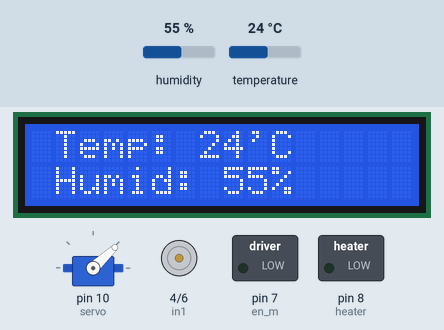
Simulated run of this sketch. Board: Arduino Uno, built with avr-gcc and run on an emulated ATmega328P. Parts: 16×2 character LCD, servo, motor-driver pin pairs drawn as motors (green arrow = first pin HIGH = forward, orange = second pin HIGH = backward, longer = more drive), switched loads named in the sketch (green lamp = pin HIGH). The test bench sets the inputs (shaded band); at power-on: temperature 24 °C, humidity 55 %. What the sketch prints to the serial monitor is not drawn.

Above: at 1.04 s.
1.3 s: temperature set to 12 °C
At 5.7 s:
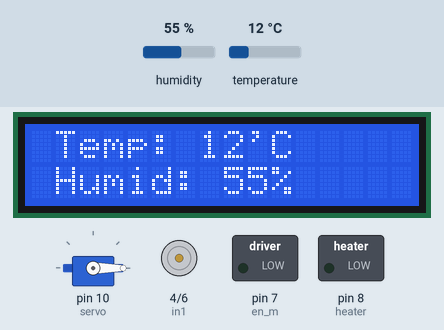
6.5 s: temperature set to 22 °C
At 9.9 s:
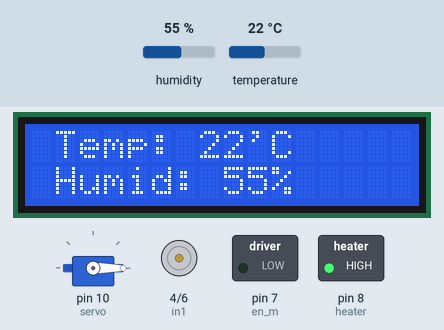
11.7 s: temperature set to 25 °C
At 18.0 s:
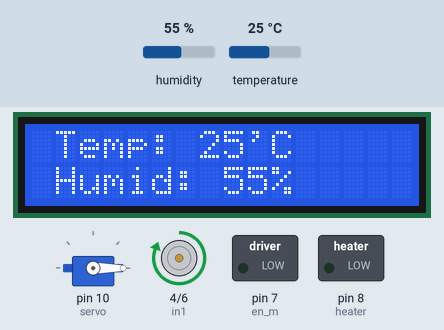
20.8 s: humidity set to 22 %
At 22.78 s:
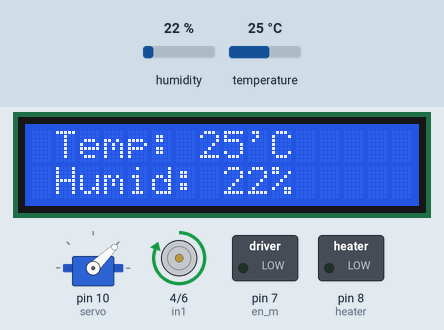
26.0 s: humidity set to 40 %
At 27.26 s:
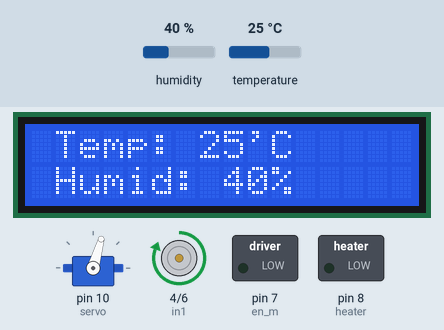
Timing chart, 0 to 78.7 s (numbered marks = the images above; inputs shaded):
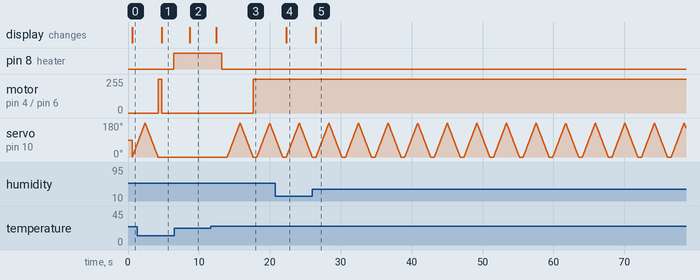

The sketch:

Temp_humid_control_room.ino
```cpp
//include libraries for sensor,servo & LCD
#include <DHT11.h>
#include <Servo.h>
#include <LiquidCrystal.h>

//connect DHT11 temp sensor to pin 2
DHT11 dht11(2);
//define Servo as 'servo'
Servo servo;

//initialization
int temp =0;
int humid = 0;

int heat = 0;
int heater = 8;

int pos = 0;

int speed=0;

//motor driver's pins
const int in1 = 4;
const int in2 = 6;
const int en_m = 7;

//LCD's pins
const int rs = 42, en_l = 43, d4 = 34 ,d5 = 32 ,d6 = 30 ,d7 = 28;
LiquidCrystal lcd(rs, en_l, d4, d5, d6, d7);

void setup() {
  Serial.begin(9600);
  lcd.begin(16,2);

  pinMode(heater,OUTPUT);
  pinMode(en_m,OUTPUT);
  pinMode(in1,OUTPUT);
  pinMode(in2,OUTPUT);
  servo.attach(10);


}

void loop() {

  //storing temperature & humidity values
  int reading = dht11.readTemperatureHumidity(temp,humid);

  //checking for errors
  if (reading==0) {
    Serial.print ("Temperature: ");
    Serial.print (temp);
    Serial.print(" °C\tHumidity: ");
    Serial.print (humid);
    Serial.println(" %");

    //displaying on LCD
    lcd.setCursor(0,0);
    lcd.print(" Temp: ");
    lcd.print(temp);
    lcd.print("'C");

    lcd.setCursor(0,1);
    lcd.print(" Humid: ");
    lcd.print(humid);
    lcd.print("%");
  }
  else {
    Serial.println(DHT11::getErrorString(reading));
  }

  if (temp > 23 ){
      //slowly turn off heater(LEDs) when too hot
      if (heat!=0){
      for (heat=255; heat>=0; heat-=5 ){
        analogWrite(heater,heat);
        delay(30);
      }
      heat=0;
    }
    //turn on the fan (servo rotate and motor spin)
      for (pos = 0; pos<=180; pos+=1){
          servo.write(pos);
          delay(10);
      }
      for (pos =180; pos>=0; pos-=1){
          servo.write(pos);
          delay(10);
      }
      speed = map(reading,0,50,0,255);// match the speed of spin with temp
      digitalWrite(in1,HIGH);
      digitalWrite(in2,LOW);
      analogWrite(en_m,speed);
  }

  else if(temp < 23  ){
    //turn off the motor
    digitalWrite(in1,LOW);
    digitalWrite(in2,LOW);
    analogWrite(en_m,0);

    // slowly turn on heater(LEDs)
    if (heat!=255){
      for (heat=0; heat<=255; heat+=3 ){
        analogWrite(heater,heat);
        delay(40);
      }
      heat=255;
    }

    }


}
```

Measured:
- the behaviour switches between 23 and 24 °C on temperature (found by bisection; images 2 and 3)
- after the input at 1.3 s, pin 8 (heater): LOW → HIGH after 5.2 s; servo on pin 10 (servo): goes on until 4.2 s, then stays 0°; the display: changes after 3.5 s (image 1)
- after the input at 6.5 s, the display: changes after 2.2 s (image 2)
- after the input at 20.8 s, the display: changes after 1.5 s (image 4)
- after the input at 26.0 s, the display: changes after 0.51 s (image 5)
